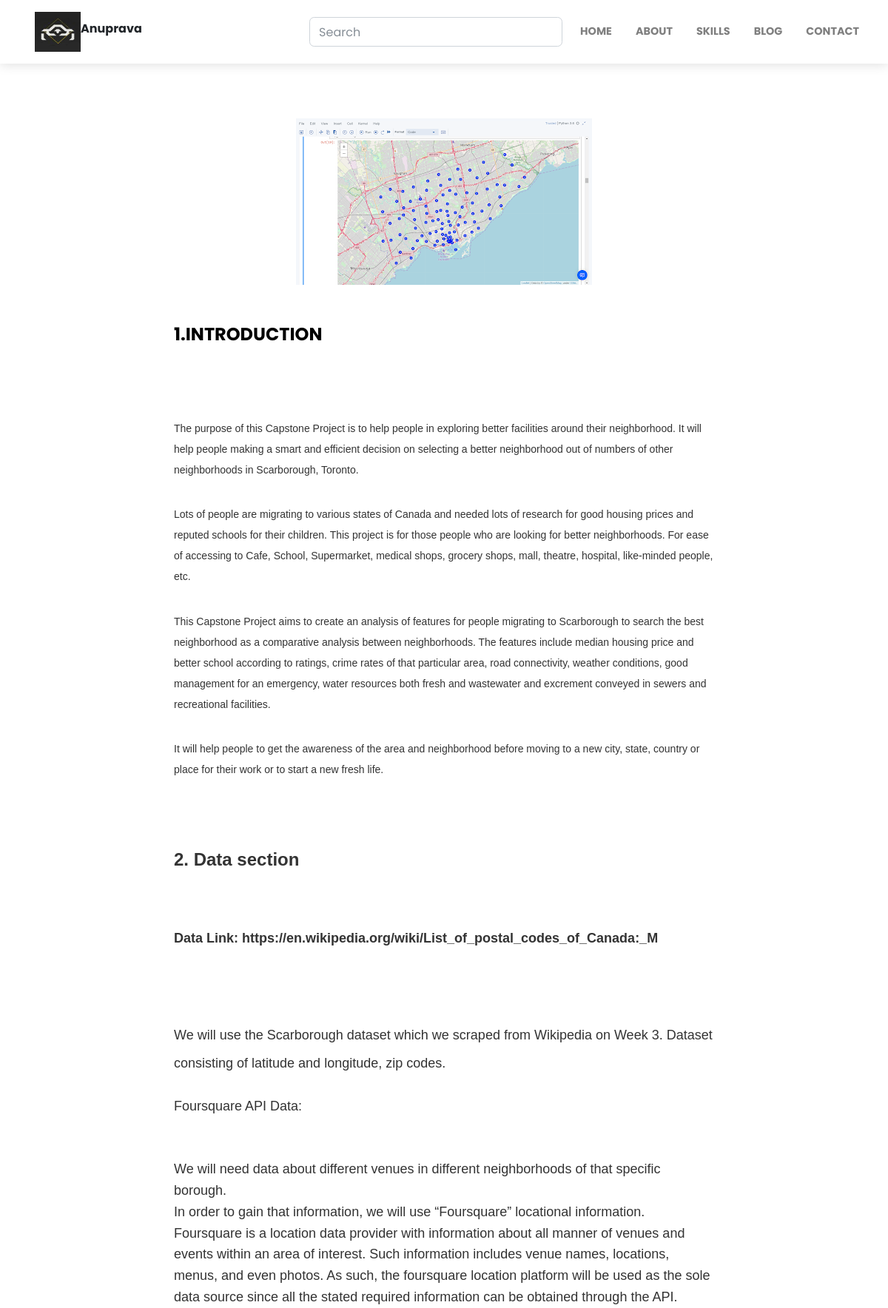
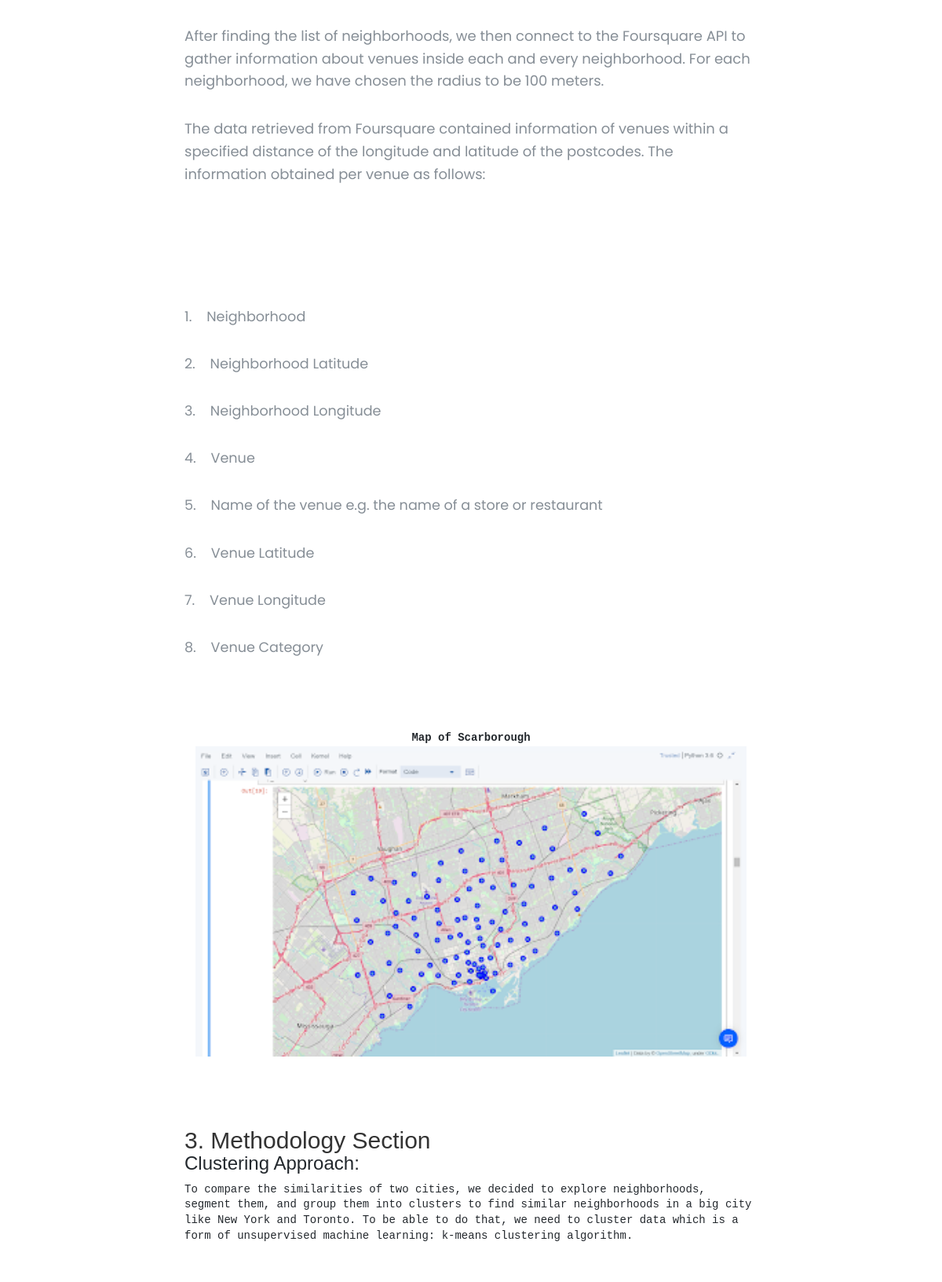
The app's page /blog-detail/applied-data-science-capstone-project-finding-a-better-place-in-scarborough-toronto (upper part) with its own data (2 pictures, top to bottom).
### home/models.py (models this page shows, shortened)
class BlogModel(models.Model):
    STATUS_CHOICES = (
    ('draft', 'Draft'),
    ('published', 'Published'),
    )
    title = models.CharField(max_length=1000)
    content = FroalaField()
    slug = models.SlugField(max_length=1000 , null=True , blank=True)
    user = models.ForeignKey(User, blank=True , null=True , on_delete=models.CASCADE)
    image = models.ImageField(upload_to='blog')
    created_at = models.DateTimeField(auto_now_add=True)
    upload_to = models.DateTimeField(auto_now=True)
    status = models.CharField(max_length=10,choices=STATUS_CHOICES,default='draft')
    class Meta:
        ordering = ['-created_at']
    objects = models.Manager() # The default manager.
    published = PublishedManager() # Our custom manager.

### home/views.py (the view)
# urls.py: path('blog-detail/<slug>' , views.blog_detail , name="blog_detail"),
def blog_detail(request , slug):
    context = {}
    try:
        blog_obj = BlogModel.objects.filter(slug = slug).first()
        comments = CommentModel.objects.filter(blog = blog_obj)
    except Exception as e:
        print(e)
    if request.method == 'POST':
        form = CommentForm(request.POST)
        if form.is_valid():
            comment = form.save(commit=False)
            comment.blog = blog_obj
            comment.save()
            return redirect('blog_detail', slug=blog_obj.slug)
    else:
        form = CommentForm()
    context = {
            'blog_obj':blog_obj,
            'form':form,
            'comments':comments,
        }
    return render(request , 'blog_detail.html' , context)

### home/forms.py (shortened to what this page needs)
class CommentForm(forms.ModelForm):
    class Meta:
        model = CommentModel
        fields =('your_name', 'comment_text')

### templates/blog_detail.html (shortened to what this page needs)
{% extends "base.html" %}
{% block start %}
<section>
    <div class="container">
        <div class="row text-center">
            <div class="col-xl-10 mx-auto"><img class="img-fluid mb-5"
                    src="/media/{{blog_obj.image}}"
                    alt=""></div>
        </div>
        <div class="row">
            <div class="col-xl-8 col-lg-10 mx-auto">
                <div class="text-content">
                    {{blog_obj.content|safe}}
                </div>
            </div>
        </div>
    </div>
</section>
{% endblock %}

### records on screen
BlogModel: image (picture), content "1.INTRODUCTION The purpose of this Capstone Project is to help people in exploring better facilities around their neighborhood. It will help people making a smart and efficient decision on selecting a better neighborhood out of numbers of other neighborhoods in Scarborough, Toronto. Lots of people are migrating to various states of Canada and needed lots of research for good housing prices and reputed schools for their children. This project is for those people who are looking for better neighborhoods. For ease of accessing to Cafe, School, Supermarket, medical shops, grocery shops, mall, theatre, hospital, like-minded people, etc. This Capstone Project aims to create an analysis of…", content (picture)
